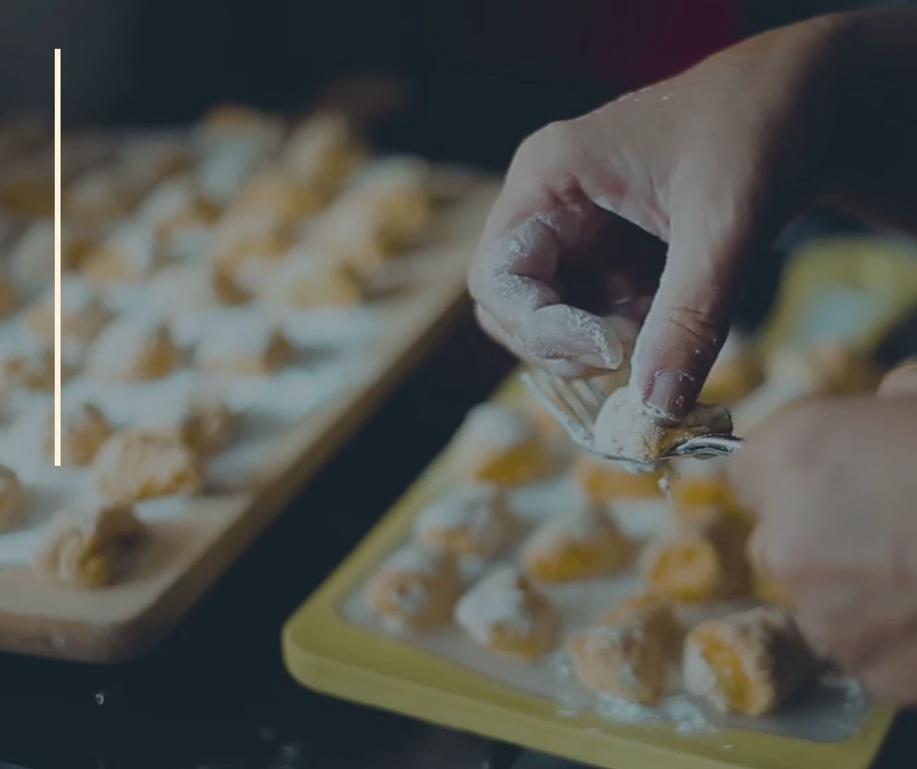
#> input picture back-end/media/input/sample.jpg, 917 x 769 px, shrunk from 1880 x 1576 before the run
$ python pillow.py
#> lines starting #> are read from the running program, lines starting #| are printed output that depends on the picture
from PIL import Image, ImageDraw, ImageFont
from io import BytesIO
import argparse

# Set the font path (update to your font file location)
  # Update this to the correct path for your font

def generate_image(text: str, font_size: int = 50):

    # Open an existing image
#> called with text = 'Baking Classes!!', font_size = 50
    input_image_path =  "../media/input/sample.jpg"
    image = Image.open(input_image_path)
#> image is the input picture: PIL image 917x769 RGB; mean R, G, B 86.2, 86.5, 80.1

    # Create an ImageDraw object
    draw = ImageDraw.Draw(image)


    output_path="../media/output/output_image.png"
    image.save(output_path)
    FONT_PATH = "/fonts/Arima.ttf"

    # Load the font and define the size
    font = ImageFont.truetype(FONT_PATH, font_size)


    # Get the bounding box of the text
    text_bbox = draw.textbbox((0, 0), text, font=font)
#> text_bbox = (0, 9, 416, 57)
    text_width, text_height = text_bbox[2] - text_bbox[0], text_bbox[3] - text_bbox[1]
#> text_width = 416; text_height = 48

    # Position the text in the center of the image
    position = ((image.width - text_width) // 2, (image.height - text_height) // 2)
#> position = (250, 360)

    # Add the text to the image
    draw.text(position, text, fill="white", font=font)

    # Save the image to the specified output path

    image.save(output_path)
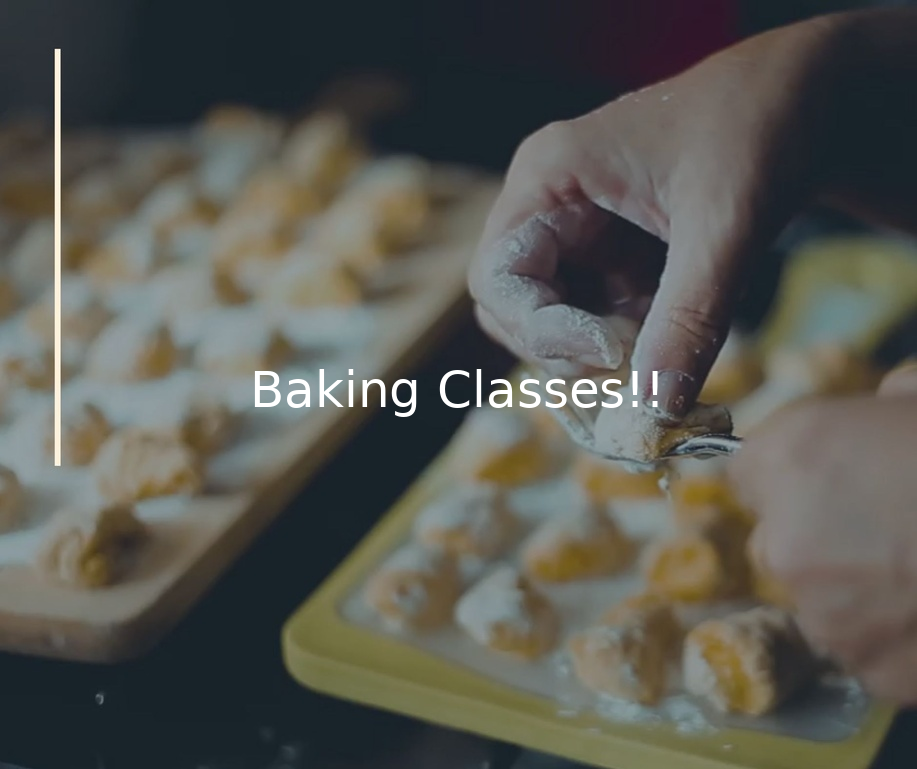
#> saved as output_image.png: PIL image 917x769 RGB; mean R, G, B 87.2, 87.4, 81
    print(f"Image saved at {output_path}")

generate_image(text= "Baking Classes!!")
